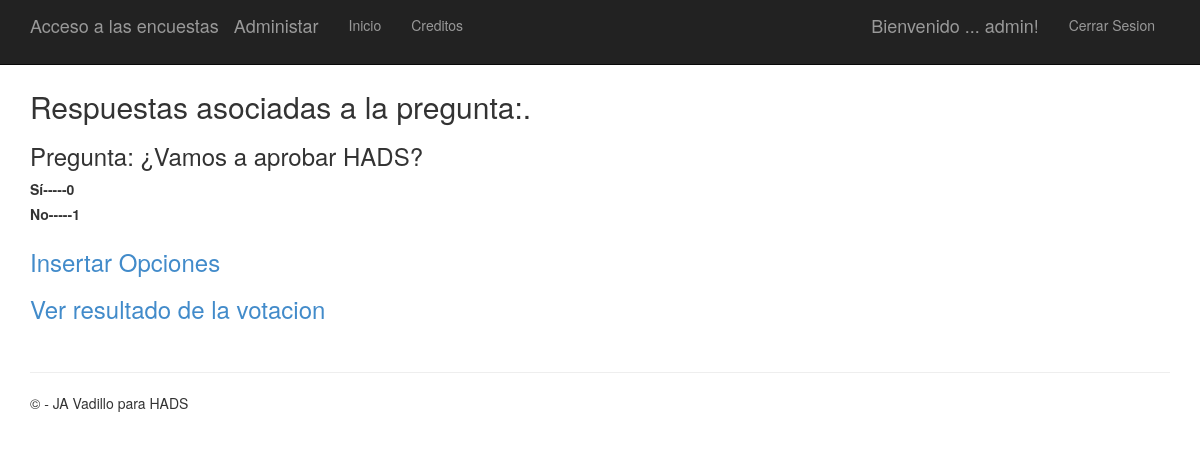
/polls/3/ (signed in), run on an earlier commit of the app's database.
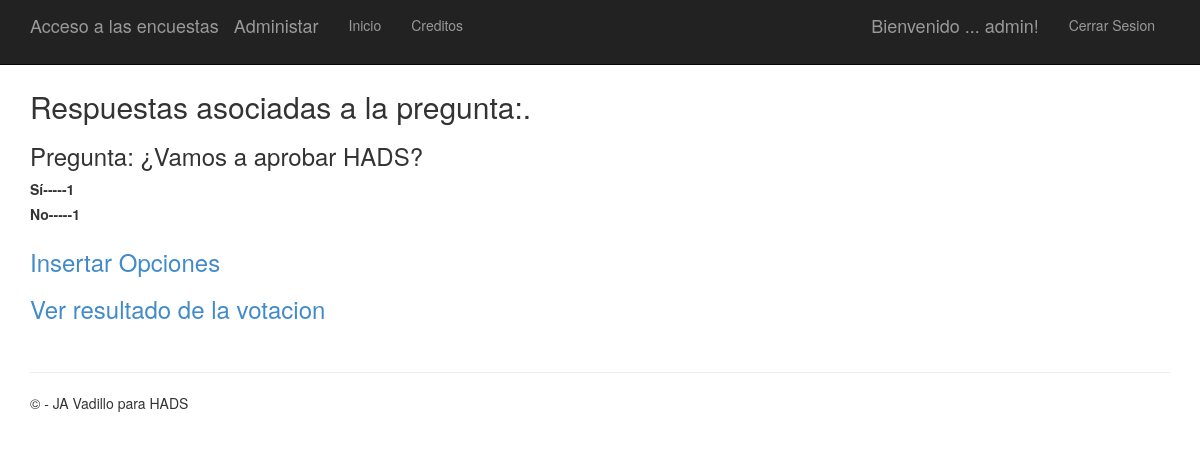
And on a later commit of the database.
### app/models.py (models this page shows)
class Choice(models.Model):
    question = models.ForeignKey(Question)
    choice_text = models.CharField(max_length=200)
    votes = models.IntegerField(default=0)
    correct = models.BooleanField(default=False)

### app/views.py (the view)
# urls.py: url(r'^polls/(?P<question_id>\d+)/$', app.views.detail, name='detail'),
def detail(request, question_id):
     question = get_object_or_404(Question, pk=question_id)
     return render(request, 'polls/detail.html', {'title':'Respuestas asociadas a la pregunta:','question': question})

### app/templates/polls/detail.html (shortened to what this page needs)
﻿{% extends "app/layout.html" %}
{% block content %}
<h2>{{ title }}.</h2>
<h3>Pregunta: {{ question.question_text }}</h3>
<form action="{% url 'vote' question.id %}" method="post">
{% for choice in question.choice_set.all %}
    {% if request.user.is_authenticated %}
        <label for="choice{{ forloop.counter }}">{{ choice.choice_text }}-----{{choice.votes}} {%if choice.correct%}<span style="color:green">CORRECTA</span>{%endif%}</label><br />
    {% else %}
        <input type="radio" name="choice" id="choice{{ forloop.counter }}" value="{{ choice.id }}" />
        <label for="choice{{ forloop.counter }}">{{ choice.choice_text }}</label><br />
    {% endif %}
{% endfor %}
{% if request.user.is_authenticated %}
    <a href="{% url 'choice_add' question.id %}"><h3>Insertar Opciones</h3></a>
    <a href="{% url 'chart' question.id %}"> <h3>Ver resultado de la votacion</h3> </a><br />
{% else %}
    <input type="submit" value="Vote" />
{% endif %}
</form>
{% endblock %}

What changed in the data, as far as the page shows it:
changed Choice "Sí": votes "0" → "1"
